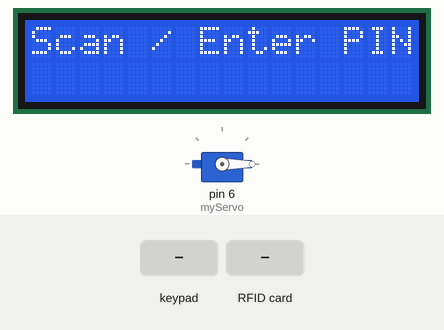
A sketch run on a simulated Arduino Uno, built with avr-gcc and run on an emulated ATmega328P. Parts: servo, 16×2 character LCD. Inputs (shaded band) come from the test bench. EEPROM starts erased.

Above: at 3.3 s.
3.4 s: keypad keys 1 2 3 4 pressed 0.4 s apart
At 5.1 s:
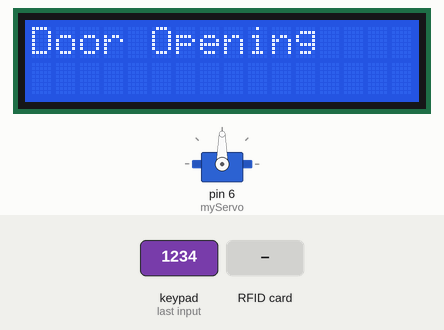
8.0 s: RFID card 5E 7A 19 C4 held to the reader
11.0 s: keypad keys 5 4 3 2 pressed 0.4 s apart
At 15.3 s:
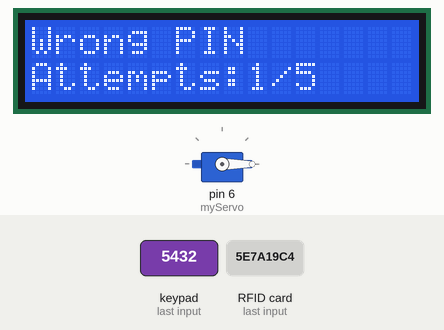
15.6 s: RFID card 24 61 74 06 held to the reader
At 17.8 s:
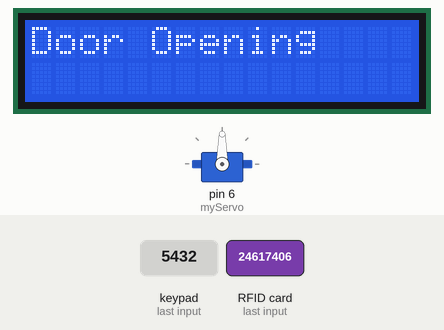
18.6 s: key '#' pressed
21.6 s: key 'D' pressed
At 23.2 s:
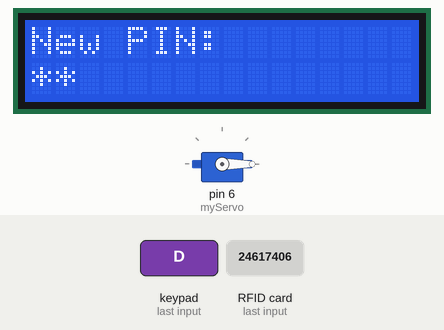
Timing chart, 0 to 24.2 s (numbered marks = the images above; inputs shaded):
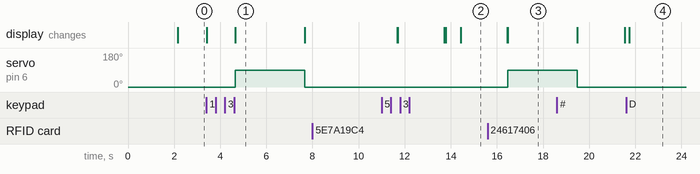

The sketch:

rfid-smart-door-lock.ino
```cpp
#include <SPI.h>
#include <MFRC522.h>
#include <Servo.h>
#include <Wire.h>
#include <LiquidCrystal_I2C.h>
#include <Keypad.h>
#include <EEPROM.h>

#define SS_PIN 10
#define RST_PIN 9

MFRC522 mfrc522(SS_PIN, RST_PIN);
Servo myServo;
LiquidCrystal_I2C lcd(0x27, 16, 2);

// RFID UID
byte allowedUID[] = {0x24, 0x61, 0x74, 0x6};

// KEYPAD
const byte ROWS = 4;
const byte COLS = 4;

char keys[ROWS][COLS] = {
  {'D','C','B','A'},
  {'#','9','6','3'},
  {'0','8','5','2'},
  {'*','7','4','1'}
};

byte rowPins[ROWS] = {A3, A2, A1, A0};
byte colPins[COLS] = {5, 4, 3, 2};

Keypad keypad = Keypad(makeKeymap(keys), rowPins, colPins, ROWS, COLS);

// PIN
String correctPIN = "";
String enteredPIN = "";

// CHANGE MODE
bool changeMode = false;
String newPIN = "";
String confirmPIN = "";

// SECURITY
int wrongAttempts = 0;
bool lockActive = false;
unsigned long lockTime = 0;

// ===== SETUP =====
void setup() {
  Serial.begin(9600);
  SPI.begin();
  mfrc522.PCD_Init();

  myServo.attach(6);
  myServo.write(0);

  lcd.init();
  lcd.backlight();

  // EEPROM load
  bool valid = true;
  for(int i=0;i<4;i++){
    char c = EEPROM.read(i);
    if(c < '0' || c > '9'){
      valid = false;
      break;
    }
    correctPIN += c;
  }

  if(!valid || correctPIN.length()!=4){
    correctPIN = "1234";
    for(int i=0;i<4;i++){
      EEPROM.update(i, correctPIN[i]);
    }
  }

  lcd.print("Smart Door Lock");
  lcd.setCursor(0,1);
  lcd.print("Welcome!");
  delay(2000);

  lcd.clear();
  lcd.print("Scan / Enter PIN");
}

// ===== LOOP =====
void loop() {

  // 🔥 RFID FIRST (IMPORTANT FIX)
  if (checkRFID()) return;

  // ===== LOCK MODE =====
  if (lockActive) {

    unsigned long elapsed = millis() - lockTime;

    if (elapsed < 300000) {

      unsigned long remaining = 300000 - elapsed;
      int sec = remaining / 1000;
      int min = sec / 60;
      sec = sec % 60;

      lcd.setCursor(0,0);
      lcd.print("SYSTEM LOCKED");

      lcd.setCursor(0,1);
      lcd.print("Time: ");

      if(min < 10) lcd.print("0");
      lcd.print(min);
      lcd.print(":");

      if(sec < 10) lcd.print("0");
      lcd.print(sec);

      delay(1000);
      return; // keypad block
    }
    else {
      lockActive = false;
      wrongAttempts = 4; // only 1 chance

      lcd.clear();
      lcd.print("Try Again");
      delay(2000);

      lcd.clear();
      lcd.print("Scan / Enter PIN");
    }
  }

  // ===== KEYPAD =====
  char key = keypad.getKey();
  if (!key) return;

  // ===== CHANGE MODE =====
  if (changeMode) {

    newPIN += key;
    lcd.setCursor(0,1);
    lcd.print("**");

    if (newPIN.length() == 4) {

      lcd.clear();
      lcd.print("Confirm PIN");
      confirmPIN = "";

      while (confirmPIN.length() < 4) {
        char k = keypad.getKey();
        if (k) {
          confirmPIN += k;
          lcd.setCursor(0,1);
          lcd.print("**");
        }
      }

      if (newPIN == confirmPIN) {
        correctPIN = newPIN;

        for(int i=0;i<4;i++){
          EEPROM.update(i, correctPIN[i]);
        }

        lcd.clear();
        lcd.print("PIN Updated");
      } else {
        lcd.clear();
        lcd.print("Mismatch");
      }

      delay(2000);
      changeMode = false;

      lcd.clear();
      lcd.print("Scan / Enter PIN");
    }
    return;
  }

  // ===== NORMAL PIN =====
  enteredPIN += key;
  lcd.setCursor(0,1);
  lcd.print("*");

  if (enteredPIN.length() == 4) {

    lcd.clear();

    if (enteredPIN == correctPIN) {
      lcd.print("PIN Correct");
      openDoor();
      wrongAttempts = 0;

    } else {
      wrongAttempts++;

      if (wrongAttempts == 4) {
        lcd.print("Last Attempt!");
      } else {
        lcd.print("Wrong PIN");
        lcd.setCursor(0,1);
        lcd.print("Attempts:");
        lcd.print(wrongAttempts);
        lcd.print("/5");
      }
    }

    enteredPIN = "";
    delay(2000);

    if (wrongAttempts >= 5) {
      lockActive = true;
      lockTime = millis();

      lcd.clear();
      lcd.print("SYSTEM LOCKED");
      delay(2000);
    }

    lcd.clear();
    lcd.print("Scan / Enter PIN");
  }
}

// ===== RFID FUNCTION (FIXED) =====
bool checkRFID(){

  if (mfrc522.PICC_IsNewCardPresent() && mfrc522.PICC_ReadCardSerial()) {

    bool match = true;

    for (byte i = 0; i < mfrc522.uid.size; i++) {
      if (mfrc522.uid.uidByte[i] != allowedUID[i]) {
        match = false;
      }
    }

    lcd.clear();

    if (match) {
      lcd.print("Access Granted");
      openDoor();

      // RESET LOCK
      lockActive = false;
      wrongAttempts = 0;
      lockTime = 0;

      // PIN CHANGE OPTION
      lcd.clear();
      lcd.print("Press # to");
      lcd.setCursor(0,1);
      lcd.print("Change PIN");

      unsigned long startTime = millis();

      while (millis() - startTime < 5000) {

        char key = keypad.getKey();

        if (key == '#') {
          changeMode = true;
          newPIN = "";
          confirmPIN = "";

          lcd.clear();
          lcd.print("New PIN:");
          return true;
        }
      }

      lcd.clear();
      lcd.print("Scan / Enter PIN");

      return true; // 🔥 important
    }
    else {
      lcd.print("Access Denied");
      delay(2000);
      lcd.clear();
      lcd.print("Scan / Enter PIN");

      return true; // card read ho gaya
    }
  }

  return false; // no card
}

// ===== DOOR =====
void openDoor() {
  lcd.clear();
  lcd.print("Door Opening");
  myServo.write(90);
  delay(3000);

  lcd.clear();
  lcd.print("Door Closing");
  myServo.write(0);
  delay(2000);
}
```

Measured:
- after the input at 3.4 s, servo on pin 6 (myServo): 0° → 90° after 1.2 s, → 0° 3.0 s later; the display: first changes at once (image 1 shows a later state)
- after the input at 8.0 s, every drawn part: stays the same
- after the input at 11.0 s, the display: first differs from a run without the input after 2.8 s (image 2 shows a later state)
- after the input at 15.6 s, servo on pin 6 (myServo): 0° → 90° after 0.88 s; the display: first differs from a run without the input after 0.88 s (image 3)
- after the input at 21.6 s, the display: changes after 0.15 s (image 4)
- what the display in image 1 shows lasts 3.1 s, from 4.6 s to 7.7 s
